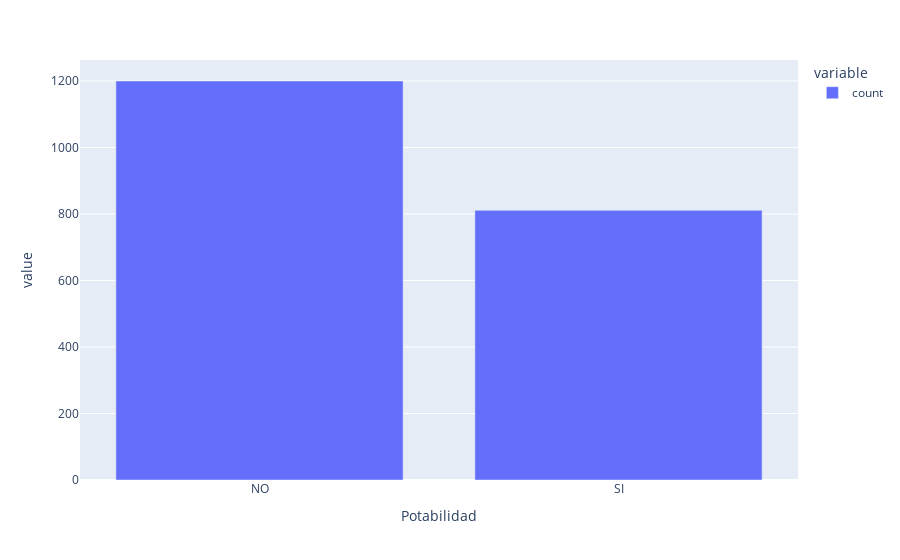

Notebook cell for this chart:
### Markdown cell above
Observemos nuevamente las distribuciones de valores para la variable objetivo:

### Code cell
data['Potabilidad'].value_counts().plot.bar()

### Figure 1 — Plotly figure (JSON) as saved in the notebook; plotly's stock layout.template omitted (floating-point values rounded to 4 significant figures)
{"data": [{"alignmentgroup": "True", "hovertemplate": "variable=count<br>Potabilidad=%{x}<br>value=%{y}<extra></extra>", "legendgroup": "count", "marker": {"color": "#636efa", "pattern": {"shape": ""}}, "name": "count", "offsetgroup": "count", "orientation": "v", "showlegend": true, "textposition": "auto", "type": "bar", "x": ["NO", "SI"], "xaxis": "x", "y": [1200, 811], "yaxis": "y"}], "layout": {"barmode": "relative", "legend": {"title": {"text": "variable"}, "tracegroupgap": 0}, "margin": {"t": 60}, "xaxis": {"anchor": "y", "domain": [0, 1], "title": {"text": "Potabilidad"}}, "yaxis": {"anchor": "x", "domain": [0, 1], "title": {"text": "value"}}}}
